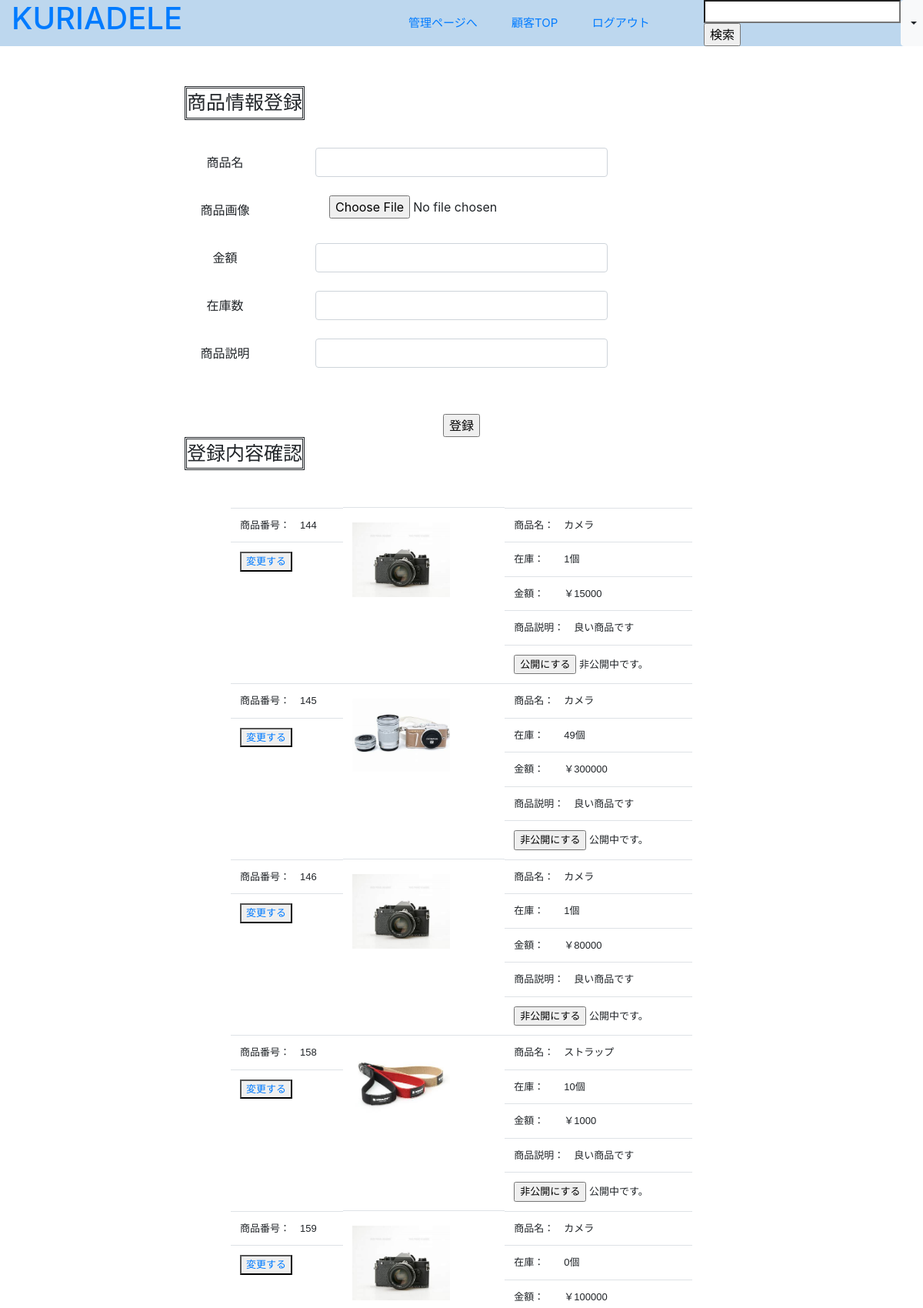
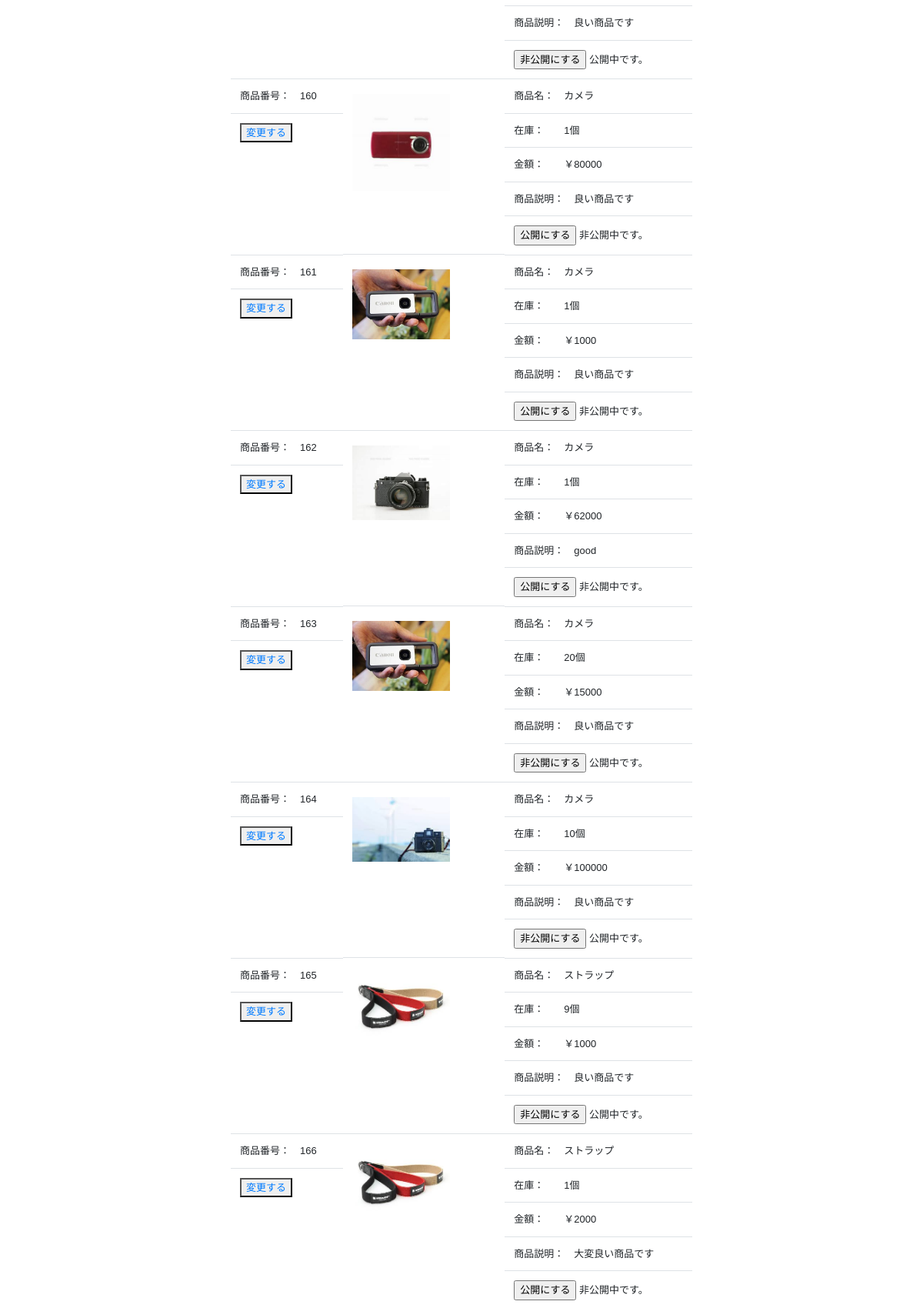
Page /product_change.php (signed in, upper part) on the committed database (2 pictures, top to bottom).
### tables this page shows
CREATE TABLE `items` (
  `id` int(11) NOT NULL AUTO_INCREMENT,
  `name` varchar(255) NOT NULL,
  `image` varchar(255) NOT NULL,
  `price` int(11) NOT NULL,
  `stock` int(11) NOT NULL,
  `description` varchar(1000) NOT NULL,
  `created_at` timestamp NOT NULL DEFAULT CURRENT_TIMESTAMP ON UPDATE CURRENT_TIMESTAMP,
  `flag` int(11) NOT NULL,
  PRIMARY KEY (`id`)
);

### product_change.php (called while the page is built, shortened)
<?php
    require_once 'daos/item_dao.php';
    $items = ItemDAO::get_all_items();
    include_once 'admin_views/product_change_view.php';
?>

### daos/item_dao.php (called while the page is built, shortened)
<?php
    class ItemDAO extends DAO{
        public static function get_all_items(){
            $pdo = null;
            $stmp = null;
            try{
                $pdo = self::get_connection();
                $stmt = $pdo -> query("SELECT * FROM items");
                $stmt->setFetchMode(PDO::FETCH_CLASS|PDO::FETCH_PROPS_LATE, 'Item');
                $items = $stmt->fetchAll();
                return $items;
            }catch(PDOException $e){
                return "問題が発生しました<br>" . $e->getMessage();
            }finally{
               self::close_connection($pdo, $stmp);
            }
        }
    }
?>

### admin_views/product_change_view.php (the view, shortened to what this page needs)
<!doctype html>
<html lang='ja'>
    <head>
        <link rel='stylesheet' href='index.css'>
        <link rel="stylesheet" href="https://stackpath.bootstrapcdn.com/bootstrap/4.5.2/css/bootstrap.min.css">
    </head>
    <body>
        <div class='container-fluid header fixed-top'>
            <div class='row'>
                <span class='col-lg-2 col-md-2 col-auto'>
                    <a href='admin_index.php'><h1>KURIADELE</h1></a>
                </span>
                <span class='col-lg-7 col-md-5 d-none d-lg-block span_a'>
                    <a href='administrator.php' class='span_b'>管理ページへ</a>
                    <a href='index.php' class='span_b'>顧客TOP</a>
                    <a href='admin_logout.php' class='span_b'>ログアウト</a>
                </span>
                <div class='col-lg-3 col-md-5 col-auto span_c'>
                    <form method='GET' action='admin_search.php'>
                        <input type='search' name='name'/>
                        <input type='submit' value='検索'/>
                    </form>
                    <button type="button" class="btn btn-light dropdown-toggle d-none d-sm-block" data-toggle="dropdown"></button>
                </div>
            </div>
        </div>
        <p class='body'>
            <p class=customer>商品情報登録</p>
            <form method='POST' action='item_new.php' enctype="multipart/form-data">
                <div class='customer_information form-group row '>
                    <label class='offset-lg-2 col-lg-2 col-form-label'>商品名</label>
                        <div class="col-lg-4 col-12">
                            <input type='text' name='name' class='form-control'/>
                        </div>
                </div>
                <div class='customer_information form-group row '>
                    <label class='offset-lg-2 col-lg-2 col-form-label'>商品画像</label>
                        <div class="col-lg-4 col-12">
                            <input type='file' name='image'>
                        </div>
                    </div>
                <div class='customer_information form-group row '>
                    <label class='offset-lg-2 col-lg-2 col-form-label'>金額</label>
                        <div class="col-lg-4 col-12">
                            <input type='text' name='price' class='form-control'/>
                        </div>
                </div>
                <div class='customer_information form-group row '>
                    <label class='offset-lg-2 col-lg-2 col-form-label'>在庫数</label>
                        <div class="col-lg-4 col-12">
                            <input type="text" name="stock" class='form-control'/>
                        </div>
                </div>
                <div class='customer_information form-group row '>
                    <label class='offset-lg-2 col-lg-2 col-form-label'>商品説明</label>
                        <div class="col-lg-4 col-12">
                            <input type='text' name='description' class='form-control'/>
                        </div>
                </div>
                <div class='entry'>
                    <input type='submit' value='登録'/>
                </div>
            </form>
            <p class='customer'>登録内容確認</p>
            <table class='container-fluid table col-lg-6'>
                <div class='row'>
                    <tbody>
                        <?php foreach($items as $item): ?>
                        <tr>
                            <td class='table_td'>商品番号：&emsp;<?= $item->id ?></td>
                            <td class='table_td'>
                                <button>
                                    <a href='item_change.php?id=<?= $item->id ?>' >変更する</a>
                                </button>
                            </td>
                            <td class='table_img'><img src='upload/items/<?= $item->image ?>' class='img_td'></img></td>
                            <td class='table_td'>商品名：&emsp;<?= $item->name ?></td>
                            <td class='table_td'>在庫：&emsp;&emsp;<?= $item->stock ?>個</td>
                            <td class='table_td'>金額：&emsp;&emsp;￥<?= $item->price ?></td>
                            <td class='table_td'>商品説明：&emsp;<?= $item->description ?></td>
                            <td class='table_td'>
                                <?php if((int)($item->flag) === 0): ?>
                                    <form method='POST' action='flag.php' class='select_td'>
                                        <input type='submit' value='公開にする' class='button'/>
                                        非公開中です。
                                    </form>
                                <?php else: ?>
                                    <form method='POST' action='flag.php' class='select_td'>
                                        <input type='submit' value='非公開にする' class='button'/>
                                        公開中です。
                                    </form>
                                <?php endif; ?>
                            </td>
                        </tr>
                        <?php endforeach; ?>
                    </tbody>
                </div>
            </table>
        </p>
    </body>
</html>

### index.css (style rules this page uses)
.header { position:fixed; background-color: #BDD7EE; align-items: center; }
.span_a { font-size: 15px; text-align: right; margin: auto; }
.span_b { text-align: right; margin-right: 6%; }
.span_c { text-align: left; margin: auto; display: flex; }
.body { padding: 4%; }
.customer { display: inline-block; font-size: 25px; border: double; margin-left: 20%; margin-bottom: 1%; text-align: center; }
.customer_information { position: relative; text-align: center; margin-top: 2%; }
.entry { text-align: center; margin-top: 5%; }
.select_td { margin-right: -4%; }
.img_td { width: 68%; margin-top: 4%; }
.table_td { display: flex; font-family: sans-serif; font-size: 13px }
.table_img { width: 35%; }
.form-group { margin-bottom: 3%; }

### rows in the picture
items: id "144", image (picture), name "カメラ", stock "1", price "15000", description "良い商品です"
items: id "145", image (picture), name "カメラ", stock "49", price "300000", description "良い商品です"
items: id "146", image (picture), name "カメラ", stock "1", price "80000", description "良い商品です"
items: id "158", image (picture), name "ストラップ", stock "10", price "1000", description "良い商品です"
items: id "159", image (picture), name "カメラ", stock "0", price "100000", description "良い商品です"
items: id "160", image (picture), name "カメラ", stock "1", price "80000", description "良い商品です"
items: id "161", image (picture), name "カメラ", stock "1", price "1000", description "良い商品です"
items: id "162", image (picture), name "カメラ", stock "1", price "62000", description "good"
items: id "163", image (picture), name "カメラ", stock "20", price "15000", description "良い商品です"
items: id "164", image (picture), name "カメラ", stock "10", price "100000", description "良い商品です"
items: id "165", image (picture), name "ストラップ", stock "9", price "1000", description "良い商品です"
items: id "166", image (picture), name "ストラップ", stock "1", price "2000", description "大変良い商品です"
